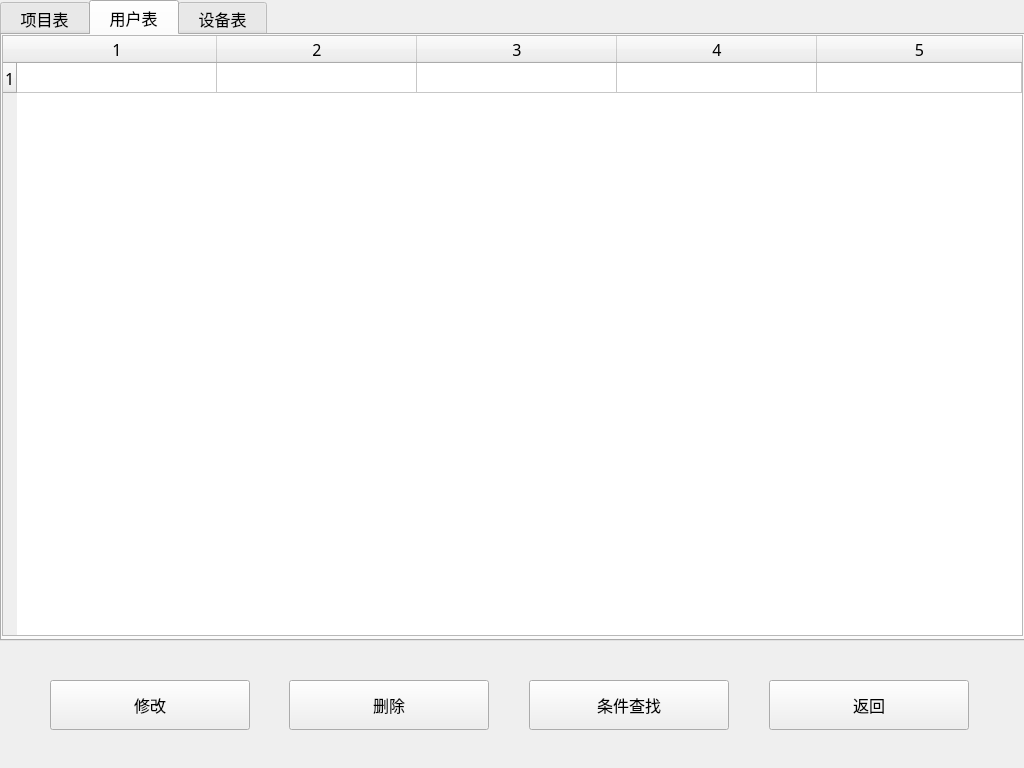
<?xml version="1.0" encoding="UTF-8"?>
<ui version="4.0">
 <class>ManagerTableWindow</class>
 <widget class="QWidget" name="ManagerTableWindow">
  <property name="geometry">
   <rect>
    <x>0</x>
    <y>0</y>
    <width>1024</width>
    <height>768</height>
   </rect>
  </property>
  <property name="maximumSize">
   <size>
    <width>1024</width>
    <height>768</height>
   </size>
  </property>
  <property name="windowTitle">
   <string>Form</string>
  </property>
  <widget class="QTabWidget" name="tabWidget">
   <property name="geometry">
    <rect>
     <x>0</x>
     <y>0</y>
     <width>1031</width>
     <height>641</height>
    </rect>
   </property>
   <property name="font">
    <font>
     <family>Noto Sans CJK SC Regular</family>
     <pointsize>12</pointsize>
    </font>
   </property>
   <property name="currentIndex">
    <number>1</number>
   </property>
   <widget class="QWidget" name="projectTab">
    <attribute name="title">
     <string>  项目表  </string>
    </attribute>
    <widget class="QTableWidget" name="projectTableWidget">
     <property name="geometry">
      <rect>
       <x>0</x>
       <y>0</y>
       <width>1021</width>
       <height>601</height>
      </rect>
     </property>
     <property name="showGrid">
      <bool>true</bool>
     </property>
     <property name="gridStyle">
      <enum>Qt::SolidLine</enum>
     </property>
     <property name="sortingEnabled">
      <bool>false</bool>
     </property>
     <property name="cornerButtonEnabled">
      <bool>true</bool>
     </property>
     <property name="rowCount">
      <number>20</number>
     </property>
     <property name="columnCount">
      <number>16</number>
     </property>
     <attribute name="horizontalHeaderCascadingSectionResizes">
      <bool>false</bool>
     </attribute>
     <attribute name="horizontalHeaderDefaultSectionSize">
      <number>120</number>
     </attribute>
     <attribute name="horizontalHeaderStretchLastSection">
      <bool>true</bool>
     </attribute>
     <row/>
     <row/>
     <row/>
     <row/>
     <row/>
     <row/>
     <row/>
     <row/>
     <row/>
     <row/>
     <row/>
     <row/>
     <row/>
     <row/>
     <row/>
     <row/>
     <row/>
     <row/>
     <row/>
     <row/>
     <column/>
     <column/>
     <column/>
     <column/>
     <column/>
     <column/>
     <column/>
     <column/>
     <column/>
     <column/>
     <column/>
     <column/>
     <column/>
     <column/>
     <column/>
     <column/>
    </widget>
   </widget>
   <widget class="QWidget" name="userTab">
    <attribute name="title">
     <string>  用户表  </string>
    </attribute>
    <widget class="QTableWidget" name="userTableWidget">
     <property name="geometry">
      <rect>
       <x>0</x>
       <y>0</y>
       <width>1021</width>
       <height>601</height>
      </rect>
     </property>
     <property name="rowCount">
      <number>1</number>
     </property>
     <property name="columnCount">
      <number>5</number>
     </property>
     <attribute name="horizontalHeaderDefaultSectionSize">
      <number>200</number>
     </attribute>
     <attribute name="horizontalHeaderStretchLastSection">
      <bool>true</bool>
     </attribute>
     <row/>
     <column/>
     <column/>
     <column/>
     <column/>
     <column/>
    </widget>
   </widget>
   <widget class="QWidget" name="deviceTab">
    <attribute name="title">
     <string>  设备表  </string>
    </attribute>
    <widget class="QTableWidget" name="deviceTableWidget">
     <property name="geometry">
      <rect>
       <x>0</x>
       <y>0</y>
       <width>1021</width>
       <height>601</height>
      </rect>
     </property>
     <property name="rowCount">
      <number>1</number>
     </property>
     <property name="columnCount">
      <number>13</number>
     </property>
     <attribute name="horizontalHeaderDefaultSectionSize">
      <number>120</number>
     </attribute>
     <row/>
     <column/>
     <column/>
     <column/>
     <column/>
     <column/>
     <column/>
     <column/>
     <column/>
     <column/>
     <column/>
     <column/>
     <column/>
     <column/>
    </widget>
   </widget>
  </widget>
  <widget class="QPushButton" name="updatePushButton">
   <property name="geometry">
    <rect>
     <x>50</x>
     <y>680</y>
     <width>200</width>
     <height>50</height>
    </rect>
   </property>
   <property name="font">
    <font>
     <family>Noto Sans CJK SC Regular</family>
     <pointsize>12</pointsize>
    </font>
   </property>
   <property name="text">
    <string>修改</string>
   </property>
  </widget>
  <widget class="QPushButton" name="deletePushButton">
   <property name="geometry">
    <rect>
     <x>289</x>
     <y>680</y>
     <width>200</width>
     <height>50</height>
    </rect>
   </property>
   <property name="font">
    <font>
     <family>Noto Sans CJK SC Regular</family>
     <pointsize>12</pointsize>
    </font>
   </property>
   <property name="text">
    <string>删除</string>
   </property>
  </widget>
  <widget class="QPushButton" name="searchPushButton">
   <property name="geometry">
    <rect>
     <x>529</x>
     <y>680</y>
     <width>200</width>
     <height>50</height>
    </rect>
   </property>
   <property name="font">
    <font>
     <family>Noto Sans CJK SC Regular</family>
     <pointsize>12</pointsize>
    </font>
   </property>
   <property name="text">
    <string>条件查找</string>
   </property>
  </widget>
  <widget class="QPushButton" name="returnPushButton">
   <property name="geometry">
    <rect>
     <x>769</x>
     <y>680</y>
     <width>200</width>
     <height>50</height>
    </rect>
   </property>
   <property name="font">
    <font>
     <family>Noto Sans CJK SC Regular</family>
     <pointsize>12</pointsize>
    </font>
   </property>
   <property name="text">
    <string>返回</string>
   </property>
  </widget>
 </widget>
 <resources/>
 <connections/>
</ui>
